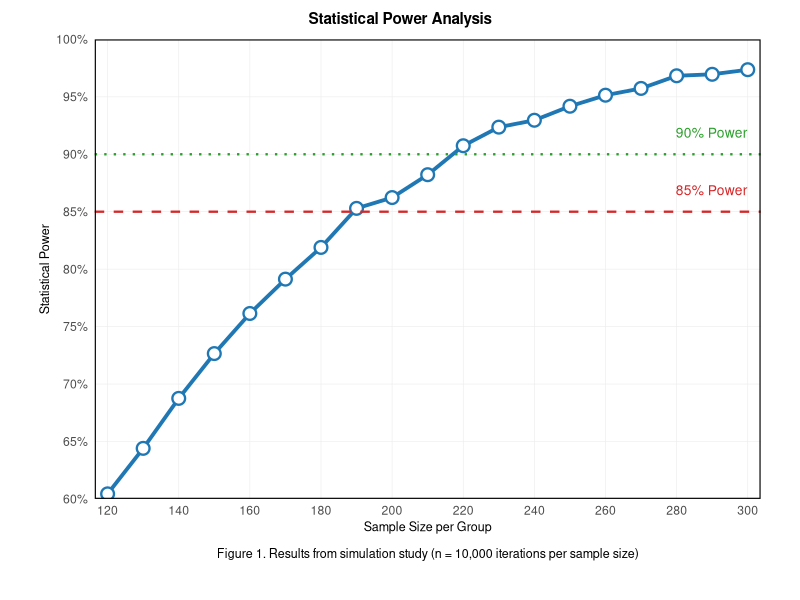

Source code (R):
## ---- chunk 1
# Create data frames for all effect sizes
data_10 <- data.frame(
  Power = c(0.8, 0.85, 0.9),
  `Sample size per scenario` = c(390, 436, 496),
  `No. of trees per scenario` = c(13, 14, 16),
  `No. of ecotrons per scenario` = c(3, 3, 3),
  `No. of trees per species` = c("6-7", 7, 8),
  check.names = FALSE  
)

data_15 <- data.frame(
  Power = c(0.8, 0.85, 0.9),
  `Sample size per scenario` = c(175, 195, 222),
  `No. of trees per scenario` = c(6, 7, 7),
  `No. of ecotrons per scenario` = c(1, 2, 2),
  `No. of trees per species` = c(3, "3-4", "3-4"),
  check.names = FALSE
)

data_20 <- data.frame(
  Power = c(0.8, 0.85, 0.9),
  `Sample size per scenario` = c(100, 111, 126),
  `No. of trees per scenario` = c(4, 4, 4),
  `No. of ecotrons per scenario` = c(1, 1, 1),
  `No. of trees per species` = c(2, 2, 2),
  check.names = FALSE
)

# Transpose and combine all data
transposed_10 <- t(data_10[-1])  # Remove Power column
transposed_15 <- t(data_15[-1])
transposed_20 <- t(data_20[-1])
combined_data <- cbind(transposed_10, transposed_15, transposed_20)

# Clean row names by removing dots
rownames(combined_data) <- gsub("\\.", " ", rownames(combined_data))

# Set column names (Power levels repeated for each effect size)
colnames(combined_data) <- rep(c("0.8", "0.85", "0.9"), 3)

# Create LaTeX table with proper row name formatting
library(kableExtra)

kable(combined_data, format = "latex", booktabs = TRUE,
      caption = "Number of trees and ecotrons per scenario",
      align = "c",
      row.names = TRUE,
      escape = FALSE) %>%  # Important for special LaTeX characters
  add_header_above(c(" " = 1, 
                   "Effect size = 10" = 3, 
                   "Effect size = 15" = 3,
                   "Effect size = 20" = 3),
                 bold = TRUE) %>%
  kable_styling(latex_options = c("hold_position", "scale_down"),
                font_size = 9,
                full_width = FALSE) %>%
  row_spec(0, bold = TRUE) %>%
  column_spec(1, bold = TRUE, width = "5cm") %>%  # Wider first column
  column_spec(2:10, width = "1.5cm") %>%  # Adjust other columns
  row_spec(1:nrow(combined_data), extra_css = "white-space: nowrap;")
## ---- chunk 2
# Parameters
Nvec <- seq(120, 300, by = 10)  # Sample sizes to test
n_simulations <- 10000            # Number of simulations per sample size
alpha <- 0.05/6                   # Bonferroni-adjusted alpha
delta <- 15                       # Effect size
sd_pilot <- 36.23                 # Pilot SD
sd_inflated <- sd_pilot * 1.1     # Conservative SD estimate
mean <- 55                        # Pilot mean

# Initialize results vector
sampleSizePower <- numeric(length(Nvec))
names(sampleSizePower) <- Nvec
pval = numeric(n_simulations)

set.seed(1234)  # For reproducibility

for (j in seq_along(Nvec)) {
  N <- Nvec[j]
  significant <- logical(n_simulations)  # Track significant results
  
  for (i in 1:n_simulations) {
    # Generate data
    control <- rnorm(N, mean = 55, sd = sd_inflated)
    tx1 <- rnorm(N, mean = 55 + delta, sd = sd_inflated)
    
    # Two-sided t-tests
    pval[i] <- t.test(control, tx1, mu = 0, alternative = "two.sided")$p.value
    
    significant[i] <- pval[i] < 0.05/6
  }
  
  # Calculate power for this sample size
  sampleSizePower[j] <- mean(significant)
}

## ---- chunk 3
library(ggplot2)
library(cowplot)  # For additonal theme options
plot_data <- data.frame(
  SampleSize = Nvec,
  Power = sampleSizePower
)
# Create the plot with borders and caption
power_plot <- ggplot(plot_data, aes(x = SampleSize, y = Power)) +
  # Main plot elements
  geom_line(color = "#1f77b4", linewidth = 1.3) +
  geom_point(color = "#1f77b4", size = 3.5, shape = 21, fill = "white", stroke = 1.2) +
  
  # Reference lines
  geom_hline(
    yintercept = c(0.85, 0.9),
    linetype = c("dashed", "dotted"),
    color = c("#d62728", "#2ca02c"),
    linewidth = 0.8
  ) +
  
  # Annotations
  annotate(
    "text",
    x = max(Nvec),
    y = c(0.86, 0.91),
    label = c("85% Power", "90% Power"),
    color = c("#d62728", "#2ca02c"),
    hjust = 1,
    vjust = -0.5,
    size = 3.5
  ) +
  
  # Scales
  scale_y_continuous(
    limits = c(0.6, 1.0),
    breaks = seq(0.6, 1.0, 0.05),
    labels = scales::percent_format(accuracy = 1),
    expand = c(0, 0)
  ) +
  scale_x_continuous(
    breaks = seq(120, 300, 20),
    expand = c(0.02, 0.02)
  ) +
  
  # Labels
  labs(
    x = "Sample Size per Group",
    y = "Statistical Power",
    caption = "Figure 1. Results from simulation study (n = 10,000 iterations per sample size)"
  ) +
  
  # Theme customization
  theme_minimal(base_size = 11) +
  theme(
    panel.grid.minor = element_blank(),
    panel.grid.major = element_line(linewidth = 0.2),
    plot.title = element_text(face = "bold", hjust = 0.5, size = 11),
    plot.subtitle = element_text(hjust = 0.5, color = "gray30", size = 9),
    axis.title = element_text(size = 9),
    panel.border = element_rect(colour = "black", fill = NA, linewidth = 0.8),
    plot.caption = element_text(hjust = 0.5, size = 9, margin = margin(t = 10)),
    plot.margin = unit(c(1, 1, 1, 1), "cm")
  )

# Add title and subtitle with proper borders
final_plot <- ggdraw(power_plot) + 
  draw_label("Statistical Power Analysis", 
             x = 0.5, y = 0.97, size = 11, fontface = "bold") 

# Display the plot
final_plot
